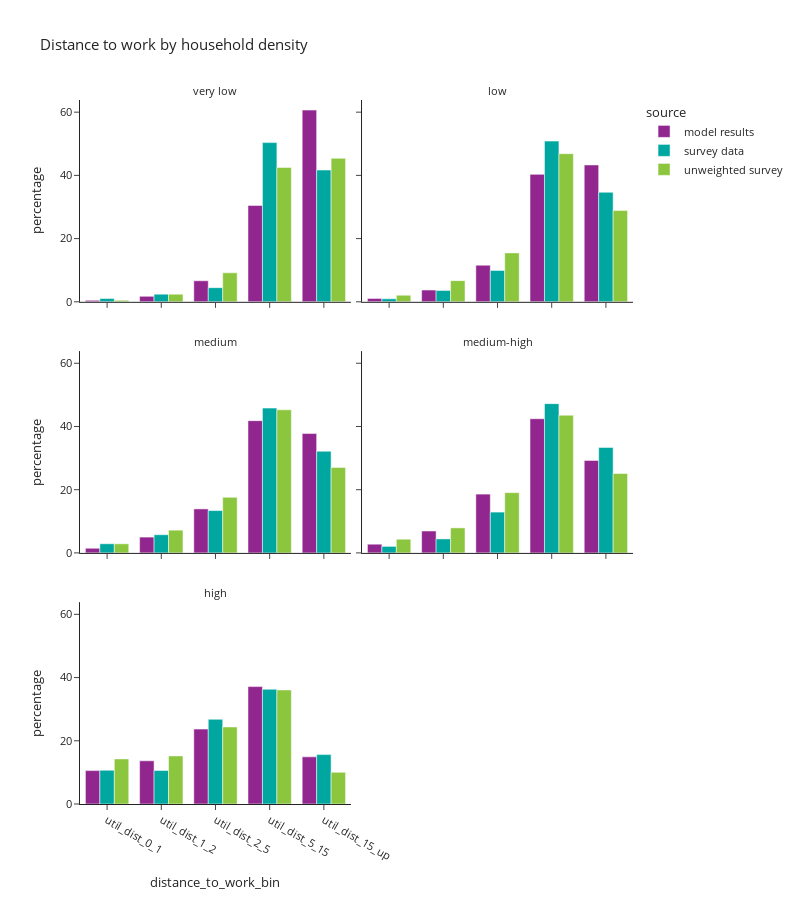

This figure's notebook cell:
### Markdown cell above
- Household density represents the household density of a person's home location

### Code cell
df_plot = per_data.loc[(per_data['is_worker']) & (per_data['distance_to_work_bin'] != float('nan'))].groupby(['source','hh_density_group','distance_to_work_bin'])['hh_weight_2017_2019'].sum().reset_index()
df_plot['percentage'] = df_plot.groupby(['source','hh_density_group'], group_keys=False)['hh_weight_2017_2019']. \
    apply(lambda x: 100 * x / float(x.sum()))
# df_plot

fig = px.bar(df_plot, x="distance_to_work_bin", y="percentage", color="source",barmode="group",
             facet_col="hh_density_group", facet_col_wrap=2,
             title="Distance to work by household density")
fig.for_each_annotation(lambda a: a.update(text = a.text.split("=")[-1]))
fig.update_layout(height=900, width=700, font=dict(size=11))
fig.show()

### Figure 1 — Plotly figure (JSON) as saved in the notebook; plotly's stock layout.template omitted (floating-point values rounded to 4 significant figures)
{"data": [{"alignmentgroup": "True", "hovertemplate": "source=model results<br>hh_density_group=very low<br>distance_to_work_bin=%{x}<br>percentage=%{y}<extra></extra>", "legendgroup": "model results", "marker": {"color": "#91268F", "pattern": {"shape": ""}}, "name": "model results", "offsetgroup": "model results", "orientation": "v", "showlegend": true, "textposition": "auto", "type": "bar", "x": ["util_dist_0_1", "util_dist_1_2", "util_dist_2_5", "util_dist_5_15", "util_dist_15_up"], "xaxis": "x5", "y": [0.4627, 1.727, 6.661, 30.49, 60.66], "yaxis": "y5"}, {"alignmentgroup": "True", "hovertemplate": "source=model results<br>hh_density_group=low<br>distance_to_work_bin=%{x}<br>percentage=%{y}<extra></extra>", "legendgroup": "model results", "marker": {"color": "#91268F", "pattern": {"shape": ""}}, "name": "model results", "offsetgroup": "model results", "orientation": "v", "showlegend": false, "textposition": "auto", "type": "bar", "x": ["util_dist_0_1", "util_dist_1_2", "util_dist_2_5", "util_dist_5_15", "util_dist_15_up"], "xaxis": "x6", "y": [1.078, 3.716, 11.59, 40.32, 43.3], "yaxis": "y6"}, {"alignmentgroup": "True", "hovertemplate": "source=model results<br>hh_density_group=medium<br>distance_to_work_bin=%{x}<br>percentage=%{y}<extra></extra>", "legendgroup": "model results", "marker": {"color": "#91268F", "pattern": {"shape": ""}}, "name": "model results", "offsetgroup": "model results", "orientation": "v", "showlegend": false, "textposition": "auto", "type": "bar", "x": ["util_dist_0_1", "util_dist_1_2", "util_dist_2_5", "util_dist_5_15", "util_dist_15_up"], "xaxis": "x3", "y": [1.472, 5.002, 13.92, 41.84, 37.77], "yaxis": "y3"}, {"alignmentgroup": "True", "hovertemplate": "source=model results<br>hh_density_group=medium-high<br>distance_to_work_bin=%{x}<br>percentage=%{y}<extra></extra>", "legendgroup": "model results", "marker": {"color": "#91268F", "pattern": {"shape": ""}}, "name": "model results", "offsetgroup": "model results", "orientation": "v", "showlegend": false, "textposition": "auto", "type": "bar", "x": ["util_dist_0_1", "util_dist_1_2", "util_dist_2_5", "util_dist_5_15", "util_dist_15_up"], "xaxis": "x4", "y": [2.753, 6.93, 18.6, 42.45, 29.26], "yaxis": "y4"}, {"alignmentgroup": "True", "hovertemplate": "source=model results<br>hh_density_group=high<br>distance_to_work_bin=%{x}<br>percentage=%{y}<extra></extra>", "legendgroup": "model results", "marker": {"color": "#91268F", "pattern": {"shape": ""}}, "name": "model results", "offsetgroup": "model results", "orientation": "v", "showlegend": false, "textposition": "auto", "type": "bar", "x": ["util_dist_0_1", "util_dist_1_2", "util_dist_2_5", "util_dist_5_15", "util_dist_15_up"], "xaxis": "x", "y": [10.57, 13.67, 23.7, 37.15, 14.91], "yaxis": "y"}, {"alignmentgroup": "True", "hovertemplate": "source=survey data<br>hh_density_group=very low<br>distance_to_work_bin=%{x}<br>percentage=%{y}<extra></extra>", "legendgroup": "survey data", "marker": {"color": "#00A7A0", "pattern": {"shape": ""}}, "name": "survey data", "offsetgroup": "survey data", "orientation": "v", "showlegend": true, "textposition": "auto", "type": "bar", "x": ["util_dist_0_1", "util_dist_1_2", "util_dist_2_5", "util_dist_5_15", "util_dist_15_up"], "xaxis": "x5", "y": [1.028, 2.43, 4.475, 50.37, 41.7], "yaxis": "y5"}, {"alignmentgroup": "True", "hovertemplate": "source=survey data<br>hh_density_group=low<br>distance_to_work_bin=%{x}<br>percentage=%{y}<extra></extra>", "legendgroup": "survey data", "marker": {"color": "#00A7A0", "pattern": {"shape": ""}}, "name": "survey data", "offsetgroup": "survey data", "orientation": "v", "showlegend": false, "textposition": "auto", "type": "bar", "x": ["util_dist_0_1", "util_dist_1_2", "util_dist_2_5", "util_dist_5_15", "util_dist_15_up"], "xaxis": "x6", "y": [0.9521, 3.618, 9.939, 50.84, 34.65], "yaxis": "y6"}, {"alignmentgroup": "True", "hovertemplate": "source=survey data<br>hh_density_group=medium<br>distance_to_work_bin=%{x}<br>percentage=%{y}<extra></extra>", "legendgroup": "survey data", "marker": {"color": "#00A7A0", "pattern": {"shape": ""}}, "name": "survey data", "offsetgroup": "survey data", "orientation": "v", "showlegend": false, "textposition": "auto", "type": "bar", "x": ["util_dist_0_1", "util_dist_1_2", "util_dist_2_5", "util_dist_5_15", "util_dist_15_up"], "xaxis": "x3", "y": [2.892, 5.749, 13.4, 45.81, 32.16], "yaxis": "y3"}, {"alignmentgroup": "True", "hovertemplate": "source=survey data<br>hh_density_group=medium-high<br>distance_to_work_bin=%{x}<br>percentage=%{y}<extra></extra>", "legendgroup": "survey data", "marker": {"color": "#00A7A0", "pattern": {"shape": ""}}, "name": "survey data", "offsetgroup": "survey data", "orientation": "v", "showlegend": false, "textposition": "auto", "type": "bar", "x": ["util_dist_0_1", "util_dist_1_2", "util_dist_2_5", "util_dist_5_15", "util_dist_15_up"], "xaxis": "x4", "y": [2.064, 4.43, 12.91, 47.23, 33.37], "yaxis": "y4"}, {"alignmentgroup": "True", "hovertemplate": "source=survey data<br>hh_density_group=high<br>distance_to_work_bin=%{x}<br>percentage=%{y}<extra></extra>", "legendgroup": "survey data", "marker": {"color": "#00A7A0", "pattern": {"shape": ""}}, "name": "survey data", "offsetgroup": "survey data", "orientation": "v", "showlegend": false, "textposition": "auto", "type": "bar", "x": ["util_dist_0_1", "util_dist_1_2", "util_dist_2_5", "util_dist_5_15", "util_dist_15_up"], "xaxis": "x", "y": [10.68, 10.6, 26.79, 36.31, 15.63], "yaxis": "y"}, {"alignmentgroup": "True", "hovertemplate": "source=unweighted survey<br>hh_density_group=very low<br>distance_to_work_bin=%{x}<br>percentage=%{y}<extra></extra>", "legendgroup": "unweighted survey", "marker": {"color": "#8CC63E", "pattern": {"shape": ""}}, "name": "unweighted survey", "offsetgroup": "unweighted survey", "orientation": "v", "showlegend": true, "textposition": "auto", "type": "bar", "x": ["util_dist_0_1", "util_dist_1_2", "util_dist_2_5", "util_dist_5_15", "util_dist_15_up"], "xaxis": "x5", "y": [0.4831, 2.415, 9.179, 42.51, 45.41], "yaxis": "y5"}, {"alignmentgroup": "True", "hovertemplate": "source=unweighted survey<br>hh_density_group=low<br>distance_to_work_bin=%{x}<br>percentage=%{y}<extra></extra>", "legendgroup": "unweighted survey", "marker": {"color": "#8CC63E", "pattern": {"shape": ""}}, "name": "unweighted survey", "offsetgroup": "unweighted survey", "orientation": "v", "showlegend": false, "textposition": "auto", "type": "bar", "x": ["util_dist_0_1", "util_dist_1_2", "util_dist_2_5", "util_dist_5_15", "util_dist_15_up"], "xaxis": "x6", "y": [2.092, 6.695, 15.48, 46.86, 28.87], "yaxis": "y6"}, {"alignmentgroup": "True", "hovertemplate": "source=unweighted survey<br>hh_density_group=medium<br>distance_to_work_bin=%{x}<br>percentage=%{y}<extra></extra>", "legendgroup": "unweighted survey", "marker": {"color": "#8CC63E", "pattern": {"shape": ""}}, "name": "unweighted survey", "offsetgroup": "unweighted survey", "orientation": "v", "showlegend": false, "textposition": "auto", "type": "bar", "x": ["util_dist_0_1", "util_dist_1_2", "util_dist_2_5", "util_dist_5_15", "util_dist_15_up"], "xaxis": "x3", "y": [2.88, 7.2, 17.6, 45.28, 27.04], "yaxis": "y3"}, {"alignmentgroup": "True", "hovertemplate": "source=unweighted survey<br>hh_density_group=medium-high<br>distance_to_work_bin=%{x}<br>percentage=%{y}<extra></extra>", "legendgroup": "unweighted survey", "marker": {"color": "#8CC63E", "pattern": {"shape": ""}}, "name": "unweighted survey", "offsetgroup": "unweighted survey", "orientation": "v", "showlegend": false, "textposition": "auto", "type": "bar", "x": ["util_dist_0_1", "util_dist_1_2", "util_dist_2_5", "util_dist_5_15", "util_dist_15_up"], "xaxis": "x4", "y": [4.332, 7.921, 19.06, 43.56, 25.12], "yaxis": "y4"}, {"alignmentgroup": "True", "hovertemplate": "source=unweighted survey<br>hh_density_group=high<br>distance_to_work_bin=%{x}<br>percentage=%{y}<extra></extra>", "legendgroup": "unweighted survey", "marker": {"color": "#8CC63E", "pattern": {"shape": ""}}, "name": "unweighted survey", "offsetgroup": "unweighted survey", "orientation": "v", "showlegend": false, "textposition": "auto", "type": "bar", "x": ["util_dist_0_1", "util_dist_1_2", "util_dist_2_5", "util_dist_5_15", "util_dist_15_up"], "xaxis": "x", "y": [14.27, 15.23, 24.38, 36.1, 10.04], "yaxis": "y"}], "layout": {"annotations": [{"font": {}, "showarrow": false, "text": "high", "x": 0.245, "xanchor": "center", "xref": "paper", "y": 0.2867, "yanchor": "bottom", "yref": "paper"}, {"font": {}, "showarrow": false, "text": "medium", "x": 0.245, "xanchor": "center", "xref": "paper", "y": 0.6433, "yanchor": "bottom", "yref": "paper"}, {"font": {}, "showarrow": false, "text": "medium-high", "x": 0.755, "xanchor": "center", "xref": "paper", "y": 0.6433, "yanchor": "bottom", "yref": "paper"}, {"font": {}, "showarrow": false, "text": "very low", "x": 0.245, "xanchor": "center", "xref": "paper", "y": 1.0, "yanchor": "bottom", "yref": "paper"}, {"font": {}, "showarrow": false, "text": "low", "x": 0.755, "xanchor": "center", "xref": "paper", "y": 1.0, "yanchor": "bottom", "yref": "paper"}], "barmode": "group", "font": {"size": 11}, "height": 900, "legend": {"title": {"text": "source"}, "tracegroupgap": 0}, "title": {"text": "Distance to work by household density"}, "width": 800, "xaxis": {"anchor": "y", "domain": [0.0, 0.49], "title": {"text": "distance_to_work_bin"}}, "xaxis2": {"anchor": "y2", "domain": [0.51, 1.0], "matches": "x", "title": {"text": "distance_to_work_bin"}}, "xaxis3": {"anchor": "y3", "domain": [0.0, 0.49], "matches": "x", "showticklabels": false}, "xaxis4": {"anchor": "y4", "domain": [0.51, 1.0], "matches": "x", "showticklabels": false}, "xaxis5": {"anchor": "y5", "domain": [0.0, 0.49], "matches": "x", "showticklabels": false}, "xaxis6": {"anchor": "y6", "domain": [0.51, 1.0], "matches": "x", "showticklabels": false}, "yaxis": {"anchor": "x", "domain": [0.0, 0.2867], "title": {"text": "percentage"}}, "yaxis2": {"anchor": "x2", "domain": [0.0, 0.2867], "matches": "y", "showticklabels": false}, "yaxis3": {"anchor": "x3", "domain": [0.3567, 0.6433], "matches": "y", "title": {"text": "percentage"}}, "yaxis4": {"anchor": "x4", "domain": [0.3567, 0.6433], "matches": "y", "showticklabels": false}, "yaxis5": {"anchor": "x5", "domain": [0.7133, 1.0], "matches": "y", "title": {"text": "percentage"}}, "yaxis6": {"anchor": "x6", "domain": [0.7133, 1.0], "matches": "y", "showticklabels": false}}}
